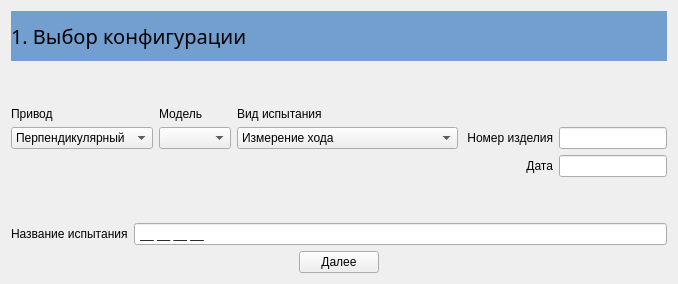
      <widget class="QWidget" name="page1">
       <layout class="QGridLayout" name="gridLayout_2">
        <item row="0" column="1" colspan="5">
         <widget class="QLabel" name="label_94">
          <property name="minimumSize">
           <size>
            <width>0</width>
            <height>50</height>
           </size>
          </property>
          <property name="styleSheet">
           <string notr="true">background-color: rgb(114, 159, 207);
font: 15pt bold;</string>
          </property>
          <property name="text">
           <string>1. Выбор конфигурации</string>
          </property>
         </widget>
        </item>
        <item row="2" column="2">
         <widget class="QLabel" name="label_2">
          <property name="text">
           <string>Модель</string>
          </property>
         </widget>
        </item>
        <item row="2" column="3">
         <widget class="QLabel" name="label_3">
          <property name="text">
           <string>Вид испытания</string>
          </property>
         </widget>
        </item>
        <item row="4" column="3">
         <widget class="QComboBox" name="cmbType1">
          <item>
           <property name="text">
            <string>Измерение хода</string>
           </property>
          </item>
          <item>
           <property name="text">
            <string>Обкатка редуктора</string>
           </property>
          </item>
          <item>
           <property name="text">
            <string>Измерение момента страгивания</string>
           </property>
          </item>
          <item>
           <property name="text">
            <string>Обкатка ШВМ 1</string>
           </property>
          </item>
         </widget>
        </item>
        <item row="4" column="4">
         <widget class="QLabel" name="label_5">
          <property name="text">
           <string> Номер изделия</string>
          </property>
          <property name="alignment">
           <set>Qt::AlignRight|Qt::AlignTrailing|Qt::AlignVCenter</set>
          </property>
         </widget>
        </item>
        <item row="4" column="5">
         <widget class="QLineEdit" name="edtPart1">
          <property name="sizePolicy">
           <sizepolicy hsizetype="Preferred" vsizetype="Fixed">
            <horstretch>0</horstretch>
            <verstretch>0</verstretch>
           </sizepolicy>
          </property>
         </widget>
        </item>
        <item row="5" column="4">
         <widget class="QLabel" name="label_6">
          <property name="text">
           <string>Дата</string>
          </property>
          <property name="alignment">
           <set>Qt::AlignRight|Qt::AlignTrailing|Qt::AlignVCenter</set>
          </property>
         </widget>
        </item>
        <item row="5" column="5">
         <widget class="QLineEdit" name="edtDate1">
          <property name="sizePolicy">
           <sizepolicy hsizetype="Preferred" vsizetype="Fixed">
            <horstretch>0</horstretch>
            <verstretch>0</verstretch>
           </sizepolicy>
          </property>
         </widget>
        </item>
        <item row="4" column="2">
         <widget class="QComboBox" name="cmbModel1"/>
        </item>
        <item row="2" column="1">
         <widget class="QLabel" name="label">
          <property name="text">
           <string>Привод</string>
          </property>
         </widget>
        </item>
        <item row="6" column="1" colspan="5">
         <spacer name="verticalSpacer">
          <property name="orientation">
           <enum>Qt::Vertical</enum>
          </property>
          <property name="sizeHint" stdset="0">
           <size>
            <width>20</width>
            <height>40</height>
           </size>
          </property>
         </spacer>
        </item>
        <item row="7" column="1" colspan="5">
         <layout class="QHBoxLayout" name="horizontalLayout">
          <item>
           <widget class="QLabel" name="label_4">
            <property name="text">
             <string>Название испытания</string>
            </property>
           </widget>
          </item>
          <item>
           <widget class="QLineEdit" name="edtName1">
            <property name="inputMask">
             <string>A__A__A__A__</string>
            </property>
           </widget>
          </item>
         </layout>
        </item>
        <item row="4" column="1">
         <widget class="QComboBox" name="cmbDrive1">
          <item>
           <property name="text">
            <string>Перпендикулярный</string>
           </property>
          </item>
          <item>
           <property name="text">
            <string>Соосный</string>
           </property>
          </item>
         </widget>
        </item>
        <item row="8" column="1" colspan="5" alignment="Qt::AlignHCenter">
         <widget class="QPushButton" name="btnNext1">
          <property name="text">
           <string>Далее</string>
          </property>
         </widget>
        </item>
        <item row="1" column="3">
         <spacer name="verticalSpacer_2">
          <property name="orientation">
           <enum>Qt::Vertical</enum>
          </property>
          <property name="sizeType">
           <enum>QSizePolicy::Fixed</enum>
          </property>
          <property name="sizeHint" stdset="0">
           <size>
            <width>20</width>
            <height>40</height>
           </size>
          </property>
         </spacer>
        </item>
       </layout>
      </widget>
